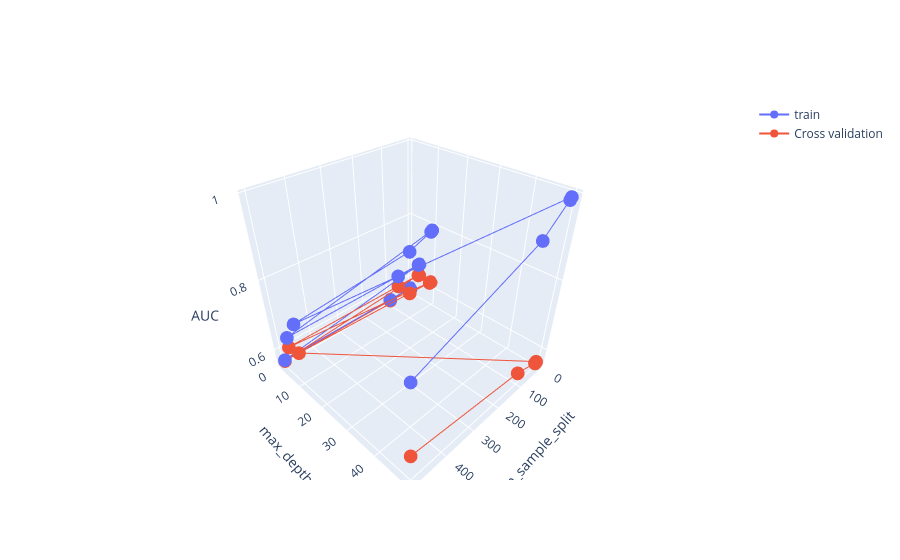

Notebook cell for this chart:
### Code cell
trace1 = go.Scatter3d(x=x1,y=y1,z=z1, name = 'train')
trace2 = go.Scatter3d(x=x2,y=y2,z=z2, name = 'Cross validation')
data = [trace1, trace2]

layout = go.Layout(scene = dict(
        xaxis = dict(title='min_sample_split'),
        yaxis = dict(title='max_depth'),
        zaxis = dict(title='AUC'),))

fig = go.Figure(data=data, layout=layout)
offline.iplot(fig, filename='3d-scatter-colorscale')

### Figure 1 — Plotly figure (JSON) as saved in the notebook; plotly's stock layout.template omitted (floating-point values rounded to 4 significant figures)
{"data": [{"name": "train", "type": "scatter3d", "x": [5, 10, 100, 500, 5, 10, 100, 500, 5, 10, 100, 500, 5, 10, 100, 500], "y": [1, 1, 1, 1, 5, 5, 5, 5, 10, 10, 10, 10, 50, 50, 50, 50], "z": [0.5656, 0.5656, 0.5656, 0.5656, 0.6647, 0.6646, 0.6631, 0.6595, 0.7885, 0.7858, 0.7585, 0.725, 0.9916, 0.9869, 0.9294, 0.8129]}, {"name": "Cross validation", "type": "scatter3d", "x": [5, 10, 100, 500, 5, 10, 100, 500, 5, 10, 100, 500, 5, 10, 100, 500], "y": [1, 1, 1, 1, 5, 5, 5, 5, 10, 10, 10, 10, 50, 50, 50, 50], "z": [0.5629, 0.5629, 0.5629, 0.5629, 0.6297, 0.6297, 0.6301, 0.6304, 0.6256, 0.6249, 0.6288, 0.6417, 0.5606, 0.558, 0.5807, 0.6206]}], "layout": {"scene": {"xaxis": {"title": {"text": "min_sample_split"}}, "yaxis": {"title": {"text": "max_depth"}}, "zaxis": {"title": {"text": "AUC"}}}}}
